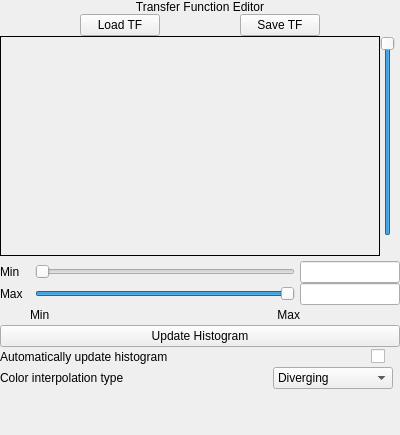
<?xml version="1.0" encoding="UTF-8"?>
<ui version="4.0">
 <class>TFWidgetGUI</class>
 <widget class="QWidget" name="TFWidgetGUI">
  <property name="geometry">
   <rect>
    <x>0</x>
    <y>0</y>
    <width>400</width>
    <height>435</height>
   </rect>
  </property>
  <property name="sizePolicy">
   <sizepolicy hsizetype="Preferred" vsizetype="Preferred">
    <horstretch>0</horstretch>
    <verstretch>0</verstretch>
   </sizepolicy>
  </property>
  <property name="windowTitle">
   <string>Form</string>
  </property>
  <layout class="QVBoxLayout" name="verticalLayout">
   <property name="spacing">
    <number>0</number>
   </property>
   <property name="leftMargin">
    <number>0</number>
   </property>
   <property name="topMargin">
    <number>0</number>
   </property>
   <property name="rightMargin">
    <number>0</number>
   </property>
   <property name="bottomMargin">
    <number>0</number>
   </property>
   <item>
    <widget class="QLabel" name="tfHeader">
     <property name="font">
      <font/>
     </property>
     <property name="text">
      <string>Transfer Function Editor</string>
     </property>
     <property name="alignment">
      <set>Qt::AlignCenter</set>
     </property>
     <property name="wordWrap">
      <bool>false</bool>
     </property>
    </widget>
   </item>
   <item>
    <layout class="QHBoxLayout" name="nonam3">
     <item>
      <spacer name="spacer45">
       <property name="orientation">
        <enum>Qt::Horizontal</enum>
       </property>
       <property name="sizeType">
        <enum>QSizePolicy::Expanding</enum>
       </property>
       <property name="sizeHint" stdset="0">
        <size>
         <width>16</width>
         <height>20</height>
        </size>
       </property>
      </spacer>
     </item>
     <item>
      <widget class="QPushButton" name="loadButton">
       <property name="sizePolicy">
        <sizepolicy hsizetype="Minimum" vsizetype="Fixed">
         <horstretch>0</horstretch>
         <verstretch>0</verstretch>
        </sizepolicy>
       </property>
       <property name="maximumSize">
        <size>
         <width>200</width>
         <height>32767</height>
        </size>
       </property>
       <property name="toolTip">
        <string>Load transfer function from file or session</string>
       </property>
       <property name="text">
        <string>Load TF</string>
       </property>
      </widget>
     </item>
     <item>
      <spacer name="spacer160">
       <property name="orientation">
        <enum>Qt::Horizontal</enum>
       </property>
       <property name="sizeType">
        <enum>QSizePolicy::Expanding</enum>
       </property>
       <property name="sizeHint" stdset="0">
        <size>
         <width>31</width>
         <height>20</height>
        </size>
       </property>
      </spacer>
     </item>
     <item>
      <widget class="QPushButton" name="saveButton">
       <property name="maximumSize">
        <size>
         <width>200</width>
         <height>32767</height>
        </size>
       </property>
       <property name="toolTip">
        <string>Save this transfer function to a file or session</string>
       </property>
       <property name="text">
        <string>Save TF</string>
       </property>
      </widget>
     </item>
     <item>
      <spacer name="spacer46">
       <property name="orientation">
        <enum>Qt::Horizontal</enum>
       </property>
       <property name="sizeType">
        <enum>QSizePolicy::Expanding</enum>
       </property>
       <property name="sizeHint" stdset="0">
        <size>
         <width>23</width>
         <height>20</height>
        </size>
       </property>
      </spacer>
     </item>
    </layout>
   </item>
   <item>
    <layout class="QHBoxLayout" name="horizontalLayout_11" stretch="1,0">
     <property name="spacing">
      <number>0</number>
     </property>
     <property name="bottomMargin">
      <number>5</number>
     </property>
     <item>
      <widget class="QFrame" name="tfFrame">
       <property name="frameShape">
        <enum>QFrame::Box</enum>
       </property>
       <property name="frameShadow">
        <enum>QFrame::Plain</enum>
       </property>
       <property name="midLineWidth">
        <number>1</number>
       </property>
       <layout class="QVBoxLayout" name="verticalLayout_7">
        <item>
         <widget class="MappingFrame" name="mappingFrame" native="true">
          <property name="sizePolicy">
           <sizepolicy hsizetype="Preferred" vsizetype="Expanding">
            <horstretch>0</horstretch>
            <verstretch>0</verstretch>
           </sizepolicy>
          </property>
          <property name="minimumSize">
           <size>
            <width>100</width>
            <height>200</height>
           </size>
          </property>
          <property name="whatsThis">
           <string>The transfer function editor displays a 
mapping (called a &quot;transfer function&quot;)
from the data variable to opacity and color,
This is used when you volume render the
variable.  The opacity values are shown
as a green curve.  The color is determined
by the set of control points along the color
bar at the bottom.  A histogram of data 
values is shown in blue-green behind 
the opacity curve.  Additional options are
available from the right mouse button.</string>
          </property>
          <property name="colorMapping" stdset="0">
           <bool>true</bool>
          </property>
          <property name="opacityMapping" stdset="0">
           <bool>true</bool>
          </property>
         </widget>
        </item>
       </layout>
      </widget>
     </item>
     <item>
      <layout class="QVBoxLayout" name="noname6">
       <property name="spacing">
        <number>0</number>
       </property>
       <property name="leftMargin">
        <number>0</number>
       </property>
       <item>
        <widget class="QSlider" name="opacitySlider">
         <property name="enabled">
          <bool>true</bool>
         </property>
         <property name="toolTip">
          <string>Scale Opacity Values</string>
         </property>
         <property name="maximum">
          <number>100</number>
         </property>
         <property name="value">
          <number>100</number>
         </property>
         <property name="tracking">
          <bool>false</bool>
         </property>
         <property name="orientation">
          <enum>Qt::Vertical</enum>
         </property>
         <property name="invertedAppearance">
          <bool>false</bool>
         </property>
         <property name="invertedControls">
          <bool>false</bool>
         </property>
        </widget>
       </item>
       <item>
        <spacer name="spacer54">
         <property name="orientation">
          <enum>Qt::Vertical</enum>
         </property>
         <property name="sizeType">
          <enum>QSizePolicy::Fixed</enum>
         </property>
         <property name="sizeHint" stdset="0">
          <size>
           <width>20</width>
           <height>20</height>
          </size>
         </property>
        </spacer>
       </item>
      </layout>
     </item>
    </layout>
   </item>
   <item>
    <layout class="QVBoxLayout" name="verticalLayout_15" stretch="1,1,1">
     <property name="spacing">
      <number>0</number>
     </property>
     <item>
      <layout class="QHBoxLayout" name="horizontalLayout_7">
       <property name="spacing">
        <number>5</number>
       </property>
       <item>
        <widget class="QLabel" name="label_7">
         <property name="minimumSize">
          <size>
           <width>30</width>
           <height>0</height>
          </size>
         </property>
         <property name="text">
          <string>Min</string>
         </property>
        </widget>
       </item>
       <item>
        <widget class="QSlider" name="minRangeSlider">
         <property name="orientation">
          <enum>Qt::Horizontal</enum>
         </property>
        </widget>
       </item>
       <item>
        <widget class="QLineEdit" name="minRangeEdit">
         <property name="sizePolicy">
          <sizepolicy hsizetype="Minimum" vsizetype="Fixed">
           <horstretch>0</horstretch>
           <verstretch>0</verstretch>
          </sizepolicy>
         </property>
         <property name="minimumSize">
          <size>
           <width>100</width>
           <height>0</height>
          </size>
         </property>
         <property name="maximumSize">
          <size>
           <width>100</width>
           <height>16777215</height>
          </size>
         </property>
         <property name="alignment">
          <set>Qt::AlignCenter</set>
         </property>
         <property name="readOnly">
          <bool>false</bool>
         </property>
        </widget>
       </item>
      </layout>
     </item>
     <item>
      <layout class="QHBoxLayout" name="horizontalLayout_17">
       <property name="spacing">
        <number>5</number>
       </property>
       <item>
        <widget class="QLabel" name="label_8">
         <property name="minimumSize">
          <size>
           <width>30</width>
           <height>0</height>
          </size>
         </property>
         <property name="text">
          <string>Max</string>
         </property>
        </widget>
       </item>
       <item>
        <widget class="QSlider" name="maxRangeSlider">
         <property name="sliderPosition">
          <number>99</number>
         </property>
         <property name="orientation">
          <enum>Qt::Horizontal</enum>
         </property>
        </widget>
       </item>
       <item>
        <widget class="QLineEdit" name="maxRangeEdit">
         <property name="sizePolicy">
          <sizepolicy hsizetype="Minimum" vsizetype="Fixed">
           <horstretch>0</horstretch>
           <verstretch>0</verstretch>
          </sizepolicy>
         </property>
         <property name="minimumSize">
          <size>
           <width>100</width>
           <height>0</height>
          </size>
         </property>
         <property name="maximumSize">
          <size>
           <width>100</width>
           <height>16777215</height>
          </size>
         </property>
         <property name="alignment">
          <set>Qt::AlignCenter</set>
         </property>
        </widget>
       </item>
      </layout>
     </item>
     <item>
      <layout class="QHBoxLayout" name="horizontalLayout_50">
       <property name="spacing">
        <number>0</number>
       </property>
       <item>
        <spacer name="horizontalSpacer_6">
         <property name="orientation">
          <enum>Qt::Horizontal</enum>
         </property>
         <property name="sizeType">
          <enum>QSizePolicy::Fixed</enum>
         </property>
         <property name="sizeHint" stdset="0">
          <size>
           <width>30</width>
           <height>20</height>
          </size>
         </property>
        </spacer>
       </item>
       <item>
        <widget class="QLabel" name="minLabel">
         <property name="text">
          <string>Min</string>
         </property>
        </widget>
       </item>
       <item>
        <spacer name="horizontalSpacer_8">
         <property name="orientation">
          <enum>Qt::Horizontal</enum>
         </property>
         <property name="sizeHint" stdset="0">
          <size>
           <width>40</width>
           <height>20</height>
          </size>
         </property>
        </spacer>
       </item>
       <item>
        <widget class="QLabel" name="maxLabel">
         <property name="text">
          <string>Max</string>
         </property>
         <property name="alignment">
          <set>Qt::AlignRight|Qt::AlignTrailing|Qt::AlignVCenter</set>
         </property>
        </widget>
       </item>
       <item>
        <spacer name="horizontalSpacer_7">
         <property name="orientation">
          <enum>Qt::Horizontal</enum>
         </property>
         <property name="sizeType">
          <enum>QSizePolicy::Fixed</enum>
         </property>
         <property name="sizeHint" stdset="0">
          <size>
           <width>100</width>
           <height>20</height>
          </size>
         </property>
        </spacer>
       </item>
      </layout>
     </item>
    </layout>
   </item>
   <item>
    <widget class="QPushButton" name="updateHistoButton">
     <property name="toolTip">
      <string>Click to build a new histogram based on the current region settings, animation timestep, and transfer function bounds</string>
     </property>
     <property name="whatsThis">
      <string>Click the Histo button to refresh the
histogram that is displayed in the transfer
function edit window.  The data that is 
histogrammed is determined by the 
current variable, the refinement level,
the current time step, the probe extents
and rotation, and the TF data bounds.
Use the right mouse menu in the 
transfer function window to choose
how the histogram is scaled.</string>
     </property>
     <property name="text">
      <string>Update Histogram</string>
     </property>
    </widget>
   </item>
   <item>
    <widget class="QFrame" name="autoUpdateHistoFrame">
     <layout class="QHBoxLayout" name="horizontalLayout_21">
      <property name="leftMargin">
       <number>0</number>
      </property>
      <property name="topMargin">
       <number>0</number>
      </property>
      <property name="rightMargin">
       <number>15</number>
      </property>
      <property name="bottomMargin">
       <number>0</number>
      </property>
      <item>
       <widget class="QLabel" name="autoUpdateHistoLabel">
        <property name="text">
         <string>Automatically update histogram</string>
        </property>
       </widget>
      </item>
      <item>
       <spacer name="horizontalSpacer_16">
        <property name="orientation">
         <enum>Qt::Horizontal</enum>
        </property>
        <property name="sizeHint" stdset="0">
         <size>
          <width>40</width>
          <height>20</height>
         </size>
        </property>
       </spacer>
      </item>
      <item>
       <widget class="QCheckBox" name="autoUpdateHistoCheckbox">
        <property name="enabled">
         <bool>true</bool>
        </property>
        <property name="toolTip">
         <string>Check to use discrete color interpolation</string>
        </property>
        <property name="text">
         <string/>
        </property>
       </widget>
      </item>
     </layout>
    </widget>
   </item>
   <item>
    <widget class="QFrame" name="colorInterpolationFrame">
     <layout class="QHBoxLayout" name="horizontalLayout">
      <property name="spacing">
       <number>0</number>
      </property>
      <property name="leftMargin">
       <number>0</number>
      </property>
      <property name="topMargin">
       <number>0</number>
      </property>
      <property name="rightMargin">
       <number>7</number>
      </property>
      <property name="bottomMargin">
       <number>1</number>
      </property>
      <item>
       <widget class="QLabel" name="colorInterpLabel">
        <property name="text">
         <string>Color interpolation type</string>
        </property>
       </widget>
      </item>
      <item>
       <widget class="QLabel" name="label_2">
        <property name="text">
         <string/>
        </property>
        <property name="indent">
         <number>-1</number>
        </property>
       </widget>
      </item>
      <item>
       <spacer name="horizontalSpacer_9">
        <property name="orientation">
         <enum>Qt::Horizontal</enum>
        </property>
        <property name="sizeHint" stdset="0">
         <size>
          <width>40</width>
          <height>20</height>
         </size>
        </property>
       </spacer>
      </item>
      <item>
       <widget class="QComboBox" name="colorInterpCombo">
        <property name="minimumSize">
         <size>
          <width>120</width>
          <height>0</height>
         </size>
        </property>
        <item>
         <property name="text">
          <string>Diverging</string>
         </property>
        </item>
        <item>
         <property name="text">
          <string>Discrete</string>
         </property>
        </item>
        <item>
         <property name="text">
          <string>Linear</string>
         </property>
        </item>
       </widget>
      </item>
     </layout>
    </widget>
   </item>
   <item>
    <spacer name="verticalSpacer">
     <property name="orientation">
      <enum>Qt::Vertical</enum>
     </property>
     <property name="sizeHint" stdset="0">
      <size>
       <width>20</width>
       <height>40</height>
      </size>
     </property>
    </spacer>
   </item>
  </layout>
 </widget>
 <customwidgets>
  <customwidget>
   <class>MappingFrame</class>
   <extends>QWidget</extends>
   <header>MappingFrame.h</header>
  </customwidget>
 </customwidgets>
 <resources/>
 <connections/>
</ui>
